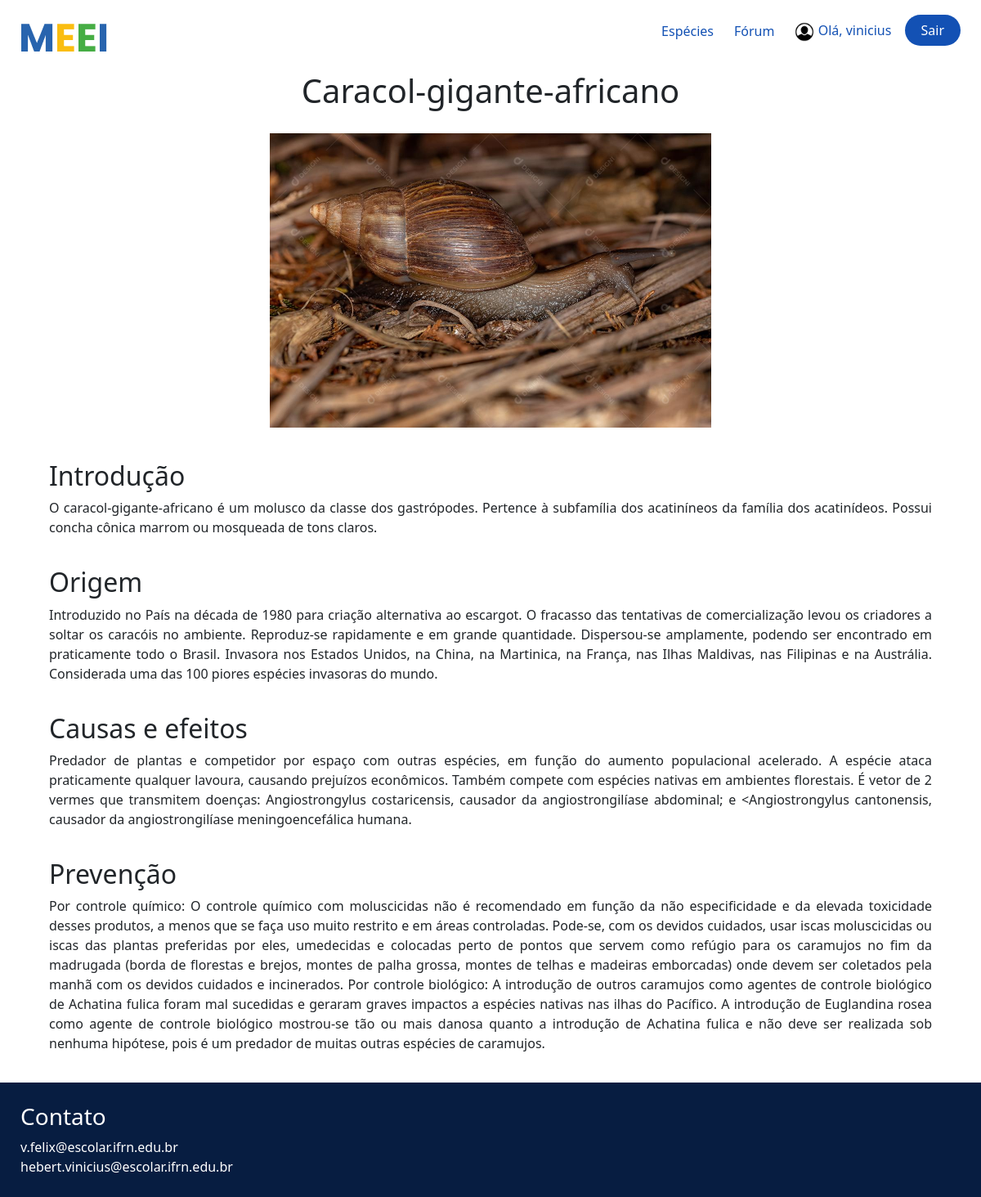
/especies/detalhe/4/ (signed in), run on the app's committed database.
### especies/models.py (models this page shows, shortened)
class Especies(models.Model):
    nome_especie = models.CharField(max_length=150)
    imagem = models.ImageField(upload_to='especies/%y/%m/%d')
    introducao = models.TextField()
    origem = models.TextField()
    causa_efeito = models.TextField()
    prevencao = models.TextField()
    DISPLAY_CHOICES = [
        ('cards', 'Cards'),
        ('list', 'Listagem'),
    ]
    display_type = models.CharField(
        max_length=5,
        choices=DISPLAY_CHOICES,
        default='cards',
    )

### especies/views.py (the view)
# urls.py: path('detalhe/<int:id>/', detalhe_especies, name='detalhe_especies'),
def detalhe_especies(request, id):
    especies = get_object_or_404(Especies, id=id)
    context = {'especies': especies}
    return render(request, 'especies/detalhe_especies.html', context)

### especies/templates/especies/detalhe_especies.html (shortened to what this page needs)
{% extends "global/base.html" %}
{% load static %}
{% block content %}
<section class="dados-especie">
    <h1>{{ especies.nome_especie }}</h1>
    <img src="{{ especies.imagem.url }}" alt="Nim" />
  </section>
  <section class="conteudo-especie">
    <div class="conteudo-especie__informacao">
      <h2>Introdução</h2>
      <p>
        {{ especies.introducao }}
      </p>
    </div>
    <div class="conteudo-especie__informacao">
      <h2>Origem</h2>
      <p>
        {{ especies.origem }}
      </p>
    </div>
    <div class="conteudo-especie__informacao">
      <h2>Causas e efeitos</h2>
      <p>
        {{ especies.causa_efeito }}
      </p>
    </div>
    <div class="conteudo-especie__informacao">
      <h2>Prevenção</h2>
      <p>
        {{ especies.prevencao }}
      </p>
    </div>
</section>
{% endblock content %}

### templates/global/base.html (shortened to what this page needs)
{% load static %}
<!DOCTYPE html>
<html lang="pt-BR">
<head>
    <link rel="stylesheet" href="{% static 'noticias/css/style.css' %}">
    <link href="https://cdn.jsdelivr.net/npm/bootstrap@5.3.2/dist/css/bootstrap.min.css" rel="stylesheet">
</head>
<body>
    <header>
        <nav>
          <a href="{% url 'index' %}">
            <img src="{% static 'noticias/img/MEEI.png' %}" alt="MEEI" class="logo" />
          </a>
          <ul class="lista-telas">
            <li>
              <a class="lista-telas__especie text-decoration-none" href="{% url 'listagem_especies' %}"
                >Espécies</a
              >
            </li>
            <li>
              <a href="{% url 'forum' %}" class="lista-telas__especie text-decoration-none">Fórum</a>
            </li>
            <li>
              {% if request.user.is_authenticated %}
              <span class="lista-telas__especie text-decoration-none" style="padding-right: 12px" >
                <img
                  src="{% static 'noticias/img/icones/icone-usuario.png' %}"
                  alt="Icone Usuario"
                  style="width: 1.5rem;"
                />
                Olá, {{ request.user.username }}
              </span>
              <a class="lista-telas__entrar text-decoration-none" href="{% url 'logout' %}">Sair</a>
              {% else %}
                <a class="lista-telas__entrar text-decoration-none" href="{% url 'login' %}">Entrar</a>
              {% endif %}
            </li>
          </ul>
        </nav>
      </header>
      <main>
        {% block content %}
        {% endblock content %}
      </main>
      <footer>
        <h3>Contato</h3>
        <a href="mailto:v.felix@escolar.ifrn.edu.br"
            class="text-decoration-none"
          >v.felix@escolar.ifrn.edu.br</a
        >
        <a href="mailto:hebert.vinicius@escolar.ifrn.edu.br"
            class="text-decoration-none"
          >hebert.vinicius@escolar.ifrn.edu.br</a
        >
      </footer>
</body>
</html>

### noticias/static/noticias/css/style.css (style rules this page uses)
:root { --blue: #1351b4; --medium-blue: #0c326f; --dark-blue: #071d41; --grey: #ccc; }
* { margin: 0; padding: 0; box-sizing: border-box; }
body { font-family: "Poppins", sans-serif; min-height: 100vh; }
a { text-decoration: none; }
header { padding: 25px 25px 0; }
nav { display: flex; justify-content: space-between; align-items: center; }
.lista-telas__especie { color: var(--blue); }
.lista-telas__entrar { color: white; background-color: var(--blue); padding: 8px 20px; border-radius: 25px; }
.lista-telas { display: flex; align-items: center; justify-content: center; list-style: none; gap: 25px; }
main { min-height: calc(100vh - 100px); }
main > :not(.dados-estatisticos) { padding: 20px 60px; }
a { text-decoration: none; color: inherit; }
.dados-especie { display: flex; flex-direction: column; align-items: center; justify-content: center; gap: 20px; }
.dados-especie img { width: 50%; }
.conteudo-especie { display: flex; flex-direction: column; gap: 20px; }
.conteudo-especie__informacao p { text-align: justify; }
footer { background-color: var(--dark-blue); display: flex; flex-direction: column; padding: 25px; }
footer h3, footer a { color: white; }

### data on the page
Especies: nome_especie "Caracol-gigante-africano", imagem (picture), introducao "O caracol-gigante-africano é um molusco da classe dos gastrópodes. Pertence à subfamília dos acatiníneos da família dos acatinídeos. Possui concha cônica marrom ou mosqueada de tons claros.", origem "Introduzido no País na década de 1980 para criação alternativa ao escargot. O fracasso das tentativas de comercialização levou os criadores a soltar os caracóis no ambiente. Reproduz-se rapidamente e em grande quantidade. Dispersou-se amplamente, podendo ser encontrado em praticamente todo o Brasil. Invasora nos Estados Unidos, na China, na Martinica, na França, nas Ilhas Maldivas, nas Filipinas e na Austrália. Considerada uma das 100 piores espécies invasoras do mundo.", causa_efeito "Predador de plantas e competidor por espaço com outras espécies, em função do aumento populacional acelerado. A espécie ataca praticamente qualquer lavoura, causando prejuízos econômicos. Também compete com espécies nativas em ambientes florestais. É vetor de 2 vermes que transmitem doenças: Angiostrongylus costaricensis, causador da angiostrongilíase abdominal; e <Angiostrongylus cantonensis, causador da angiostrongilíase meningoencefálica humana.", prevencao "Por controle químico: O controle químico com moluscicidas não é recomendado em função da não especificidade e da elevada toxicidade desses produtos, a menos que se faça uso muito restrito e em áreas controladas. Pode-se, com os devidos cuidados, usar iscas moluscicidas ou iscas das plantas preferidas por eles, umedecidas e colocadas perto de pontos que servem como refúgio para os caramujos no fim da madrugada (borda de florestas e brejos, montes de palha grossa, montes de telhas e madeiras emborcadas) onde devem ser coletados pela manhã com os devidos cuidados e incinerados. Por controle biológico: A introdução de outros caramujos como agentes de controle biológico de Achatina fulica foram…"

### other printed values
{{ request.user.username }} "vinicius"
